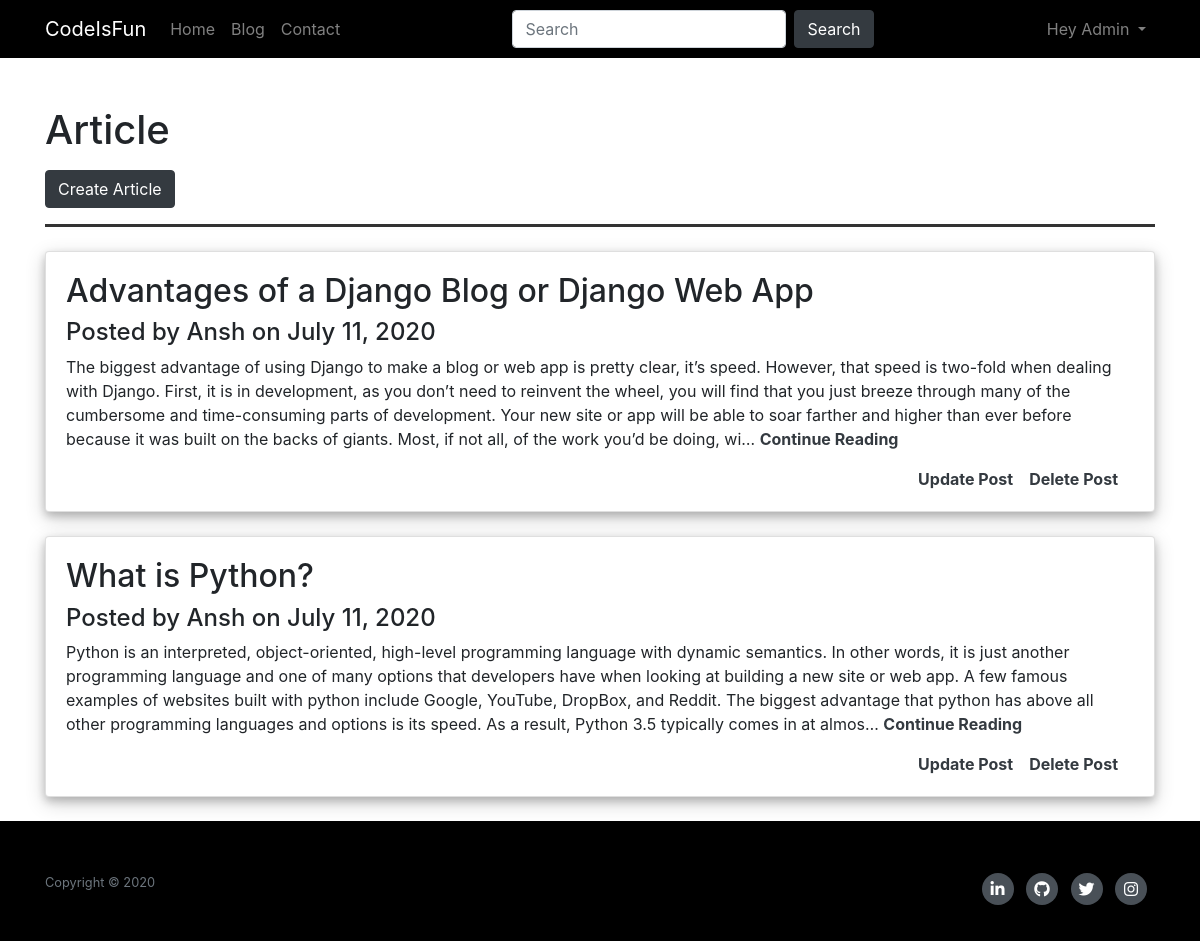
Page /blog/post/my-all-post/ (signed in) on the committed database.
### blog/models.py (models this page shows, shortened)
class Post(models.Model):
    sno = models.AutoField(primary_key=True)
    author = models.CharField(max_length=100)
    title = models.CharField(max_length=150)
    content = HTMLField()
    author_name = models.ForeignKey(User, default=None, on_delete=models.CASCADE)
    timeStamp = models.DateField(default=timezone.now)

### blog/views.py (the view)
# urls.py: path('post/my-all-post/', views.MyPost, name='my_post'),
@login_required(login_url='account:login')
def MyPost(request):
    my_post = Post.objects.filter(author_name=request.user)
    context = {
        'post': my_post
    }
    return render(request, 'blog/mypost.html', context)

### blog/templates/blog/mypost.html (shortened to what this page needs)
{% extends 'home/base.html' %}
{% block body %}
<div class="container">
    <h1 class="mt-5">Article</h1>
	<a href="{% url 'blog:create_post' %}" class="btn btn-dark mt-2 ml-auto">Create Article</a>
    <hr style="height:3px;border:none;color:#333;background-color:#333;" />
    {% for post in post %}
    <div class="card my-4">
        <div class="card-body ">
            <h2 class="title">{{ post.title }}</h2>
            <h4>Posted by {{ post.author }} on {{ post.timeStamp }}</h4>
            <p class="text">{{ post.content| truncatechars:500 }}
            <a href="{% url 'blog:post' post.pk %}" class="stretched-link text-dark font-weight-bold">Continue Reading</a></p>
            <a href="{% url 'blog:delete_post' post.pk %}" class="text-dark font-weight-bold mx-3" onclick="return confirm('Are you sure you want to delete this?')" style="float:right">Delete Post</a>
            <a href="{% url 'blog:update' post.pk %}" class="text-dark font-weight-bold" style="float:right">Update Post</a>
        </div>
    </div>
    {% endfor %}
</div>
{% endblock body %}

### home/templates/home/base.html (shortened to what this page needs)
<!doctype html>
<html lang="en">
<head>
  <link rel="stylesheet" href="https://use.fontawesome.com/releases/v5.11.2/css/all.css"
>
  <link rel="stylesheet" href="https://maxcdn.bootstrapcdn.com/bootstrap/4.0.0/css/bootstrap.min.css"
>
</head>
<body>
  <nav class="navbar navbar-expand-lg navbar-dark bg-dark">
    <div class="container">
    <a class="navbar-brand" href="#">CodeIsFun</a>
    <div class="collapse navbar-collapse" id="navbarSupportedContent">
      <ul class="navbar-nav mr-auto">
        <li class="nav-item ">
          <a class="nav-link" href="/">Home <span class="sr-only">(current)</span></a>
        </li>
        <li class="nav-item">
          <a class="nav-link" href="{% url 'blog:index' %}">Blog</a>
        </li>
        <li class="nav-item">
          <a class="nav-link" href="{% url 'home:contact' %}">Contact</a>
        </li>
      </ul>
      <form method="get" action='/search' class="form-inline my-2 my-lg-0">
        <input class="form-control mr-sm-2" type="search" name="query" id="search" placeholder="Search"
          aria-label="Search">
        <button class="btn btn-dark my-2 my-sm-0" type="submit">Search</button>
      </form>
        {% if user.is_authenticated %}
         <div class="navbar-nav ml-auto">
             <div class="dropdown">
                 <a class="btn nav-link dropdown-toggle" role="button" id="dropdownMenuButton" data-toggle="dropdown" aria-expanded="false">
                    Hey {{ user.username|title}}
                  </a>
            </div>
          </div>
         {% else %}
         <div class="navbar-nav ml-auto">
             <a class="nav-link" href="{% url 'account:login' %}">Sign in</a>
             <a class="nav-link" href="{% url 'account:register' %}">Sign up</a>
         </div>
        {% endif %}
      </div>
    </div>
  </nav>
  {% block body %}
  {% endblock body %}
  <footer class="footer bg-dark ">
    <div class="container pt-5">
      <div class="row align-items-center">
        <div class="col-md">
          <p class="text-white text-muted">
            <small>
              Copyright &copy; 20{% now "y" %}
            </small>
          </p>
        </div>
        <div class="col-md">
          <div class="social-icons text-md-right">
            <a href="https://www.linkedin.com/in/anshu-prakash-527443149/" target="_blank">
              <i class="fab fa-linkedin-in"></i>
            </a>
            <a href="https://github.com/ansh9690" target="_blank">
              <i class="fab fa-github"></i>
            </a>
            <a href="https://twitter.com/anshuprakash_" target="_blank">
              <i class="fab fa-twitter"></i>
            </a>
            <a href="https://www.instagram.com/_ansh__1/" target="_blank">
              <i class="fab fa-instagram"></i>
            </a>
          </div>
        </div>
      </div>
    </div>
  </footer>
</body>
</html>

### rows in the picture
Post: title "Advantages of a Django Blog or Django Web App", author "Ansh", timeStamp "July 11, 2020", content "The biggest advantage of using Django to make a blog or web app is pretty clear, it’s speed. However, that speed is two-fold when dealing with Django. First, it is in development, as you don’t need to reinvent the wheel, you will find that you just breeze through many of the cumbersome and time-consuming parts of development. Your new site or app will be able to soar farther and higher than ever before because it was built on the backs of giants. Most, if not all, of the work you’d be doing, wi…"
Post: title "What is Python?", author "Ansh", timeStamp "July 11, 2020", content "Python is an interpreted, object-oriented, high-level programming language with dynamic semantics. In other words, it is just another programming language and one of many options that developers have when looking at building a new site or web app. A few famous examples of websites built with python include Google, YouTube, DropBox, and Reddit. The biggest advantage that python has above all other programming languages and options is its speed. As a result, Python 3.5 typically comes in at almos…"

### other values in the picture
{{ user.username|title }} "Admin"
